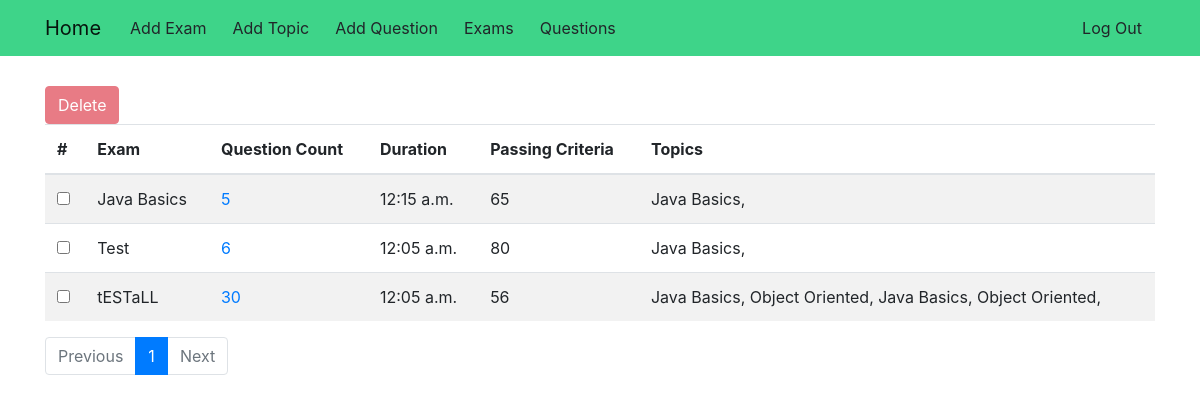
The app's page /exams/ (signed in) with its own data.
### exam_app/models.py (models this page shows, shortened)
class Exam(models.Model):
    name = models.TextField()
    question_count = models.PositiveSmallIntegerField()
    questions = models.ManyToManyField(Question)
    time = models.TimeField()
    passing_percentage = models.PositiveSmallIntegerField(
        validators=[MaxValueValidator(100), MinValueValidator(1)])

class Topic(models.Model):
    name = models.CharField(max_length=1024, unique=True)
    def __str__(self):
        return self.name

### exam_app/views.py (the view)
# urls.py: url('^exams/$', views.ListExamView.as_view(), name='exams'),
class ListExamView(SuperUserRequiredMixin, ListView):
    model = models.Exam
    paginate_by = 10
    def get_queryset(self):
        return models.Exam.objects.all().order_by('pk')

### exam_app/views.py (called while the page is built)
    def test_func(self):
        return self.request.user.is_superuser

### exam_app/templates/exam_app/exam_list.html (shortened to what this page needs)
{% extends "base.html" %}
{% block body_block %}
<div class="toolbar">
    <form id="form-btn" name="form-btn" action="/exam/delete/" method="POST">
        <button id="remove" class="btn btn-danger" disabled onclick="remove()">Delete</button>
    </form>
</div>
<table id="table" class="table table-striped">
    <thead>
        <tr>
            <th scope="col" data-checkbox="true">#</th>
            <th scope="col">Exam</th>
            <th scope="col">Question Count</th>
            <th scope="col">Duration</th>
            <th scope="col">Passing Criteria</th>
            <th scope="col">Topics</th>
        </tr>
    </thead>
    <tbody>
        {% for exam in exam_list %}
        <tr>
            <th scope="row">
                <input type="checkbox" class="largerCheckbox" id="{{ exam.pk}}" onchange="setSelection(this)">
            </th>
            <td>{{ exam.name}}</td>
            <td><a href="/questions/?exam_id={{exam.pk}}">{{ exam.question_count}}</a></td>
            <td>{{ exam.time}}</td>
            <td>{{ exam.passing_percentage}}</td>
            <td>
                {% regroup exam.questions.all by topic as topic_list %}
                {% for topic in topic_list %}
                {{topic.grouper}},
                {% empty %}
                All
                {% endfor %}
            </td>
        </tr>
        {% empty %}
        <tr>
            <td colspan="5">Exam List is Empty</td>
        </tr>
        {% endfor %}
    </tbody>
</table>
<nav aria-label="PageNavigation" class="page-nav">
    <ul class="pagination">
        {% if page_obj.has_previous %}
        <li class="page-item ">
            <a class="page-link" href="?page={{ page_obj.previous_page_number }}" tabindex="-1">Previous</a>
        </li>
        {% else %}
        <li class="page-item disabled">
            <a class="page-link" href="#" tabindex="-1">Previous</a>
        </li>
        {% endif %}
        {% for num in page_obj.paginator.page_range %}
        {% if page_obj.number == num %}
        <li class="page-item active"><a class="page-link" href="?page={{ num }}">{{num}}</a>
        </li>
        {% elif num > page_obj.number|add:'-3' and num < page_obj.number|add:'3' %}
        <li class="page-item"><a class="page-link" href="?page={{ num }}">{{num}}</a></li>
        {% endif %}
        {% endfor %}
        {% if page_obj.has_next %}
        <li class="page-item">
            <a class="page-link" href="?page={{ page_obj.next_page_number }}">Next</a>
        </li>
        {% else %}
        <li class="page-item disabled">
            <a class="page-link" href="#">Next</a>
        </li>
        {% endif %}
    </ul>
</nav>
{% endblock %}

### records on screen
Exam: name "Java Basics", question_count "5", time "12:15 a.m.", passing_percentage "65"
Topic: grouper "Java Basics"
Exam: name "Test", question_count "6", time "12:05 a.m.", passing_percentage "80"
Exam: name "tESTaLL", question_count "30", time "12:05 a.m.", passing_percentage "56"
Topic: grouper "Object Oriented"

### other values on screen
{{ num }} "1"
